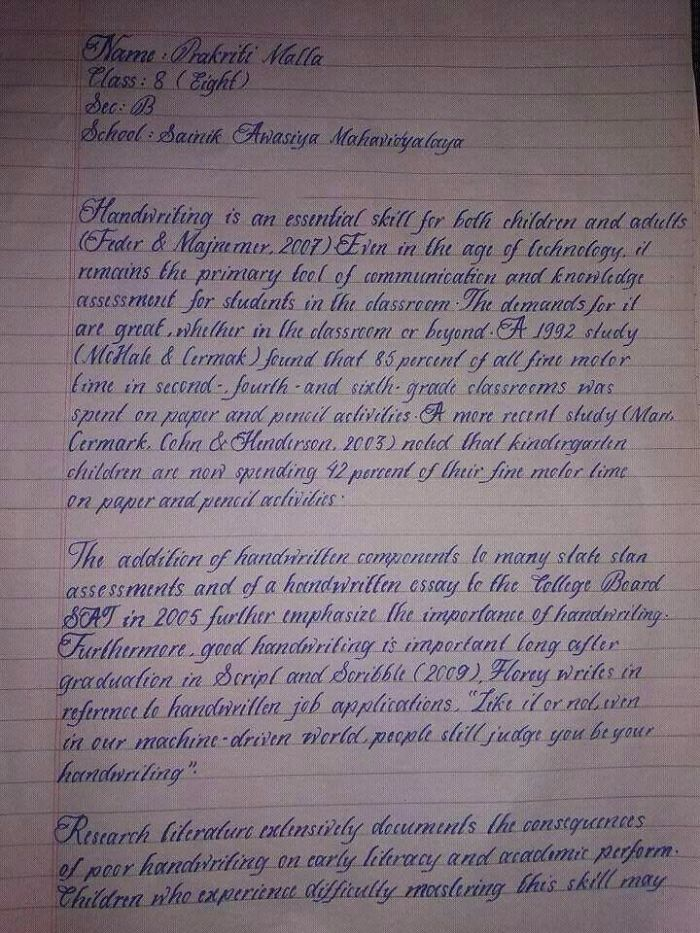
#> input picture data/handwritting.jpg, 700 x 933 px, found by its file name
$ python adaptive_threshold.py
#> lines starting #> are read from the running program, lines starting #| are printed output that depends on the picture; after the words box and inside, x2 and y2 are one past the last pixel; in counts of white or black regions, pixels touching at a corner belong together
import os
import cv2

img=cv2.imread(os.path.join('.','data','handwritting.jpg'))
#> img is the input picture: shape (933, 700, 3); mean B, G, R 122.7, 113.4, 126.4
img_gray=cv2.cvtColor(img, cv2.COLOR_BGR2GRAY)
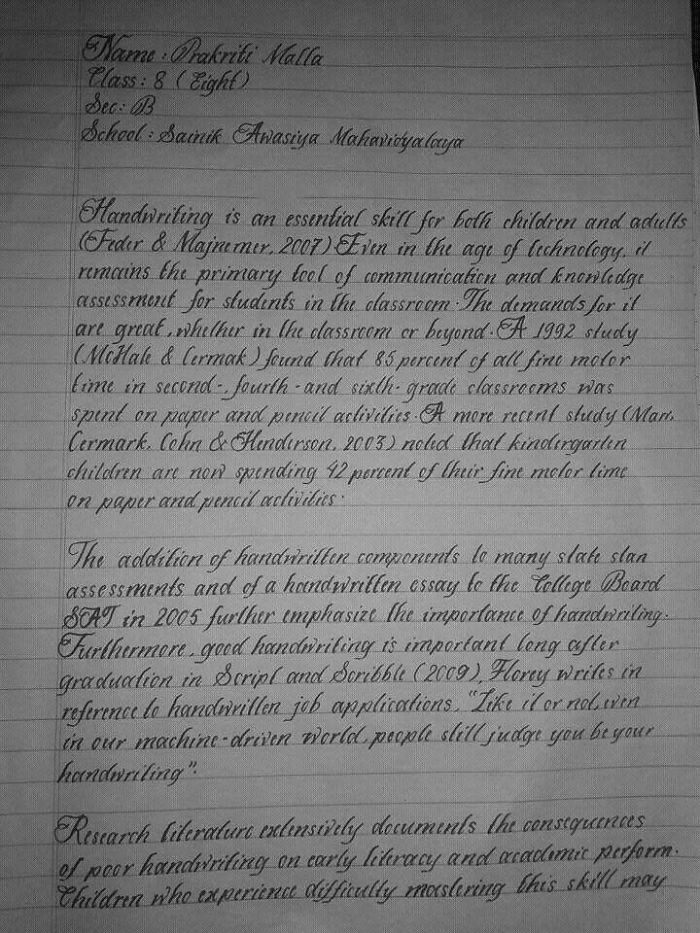
#> img_gray: shape (933, 700); min 0, max 253, mean 118.4
thresh=cv2.adaptiveThreshold(img_gray,255,cv2.ADAPTIVE_THRESH_GAUSSIAN_C,cv2.THRESH_BINARY,21,30)
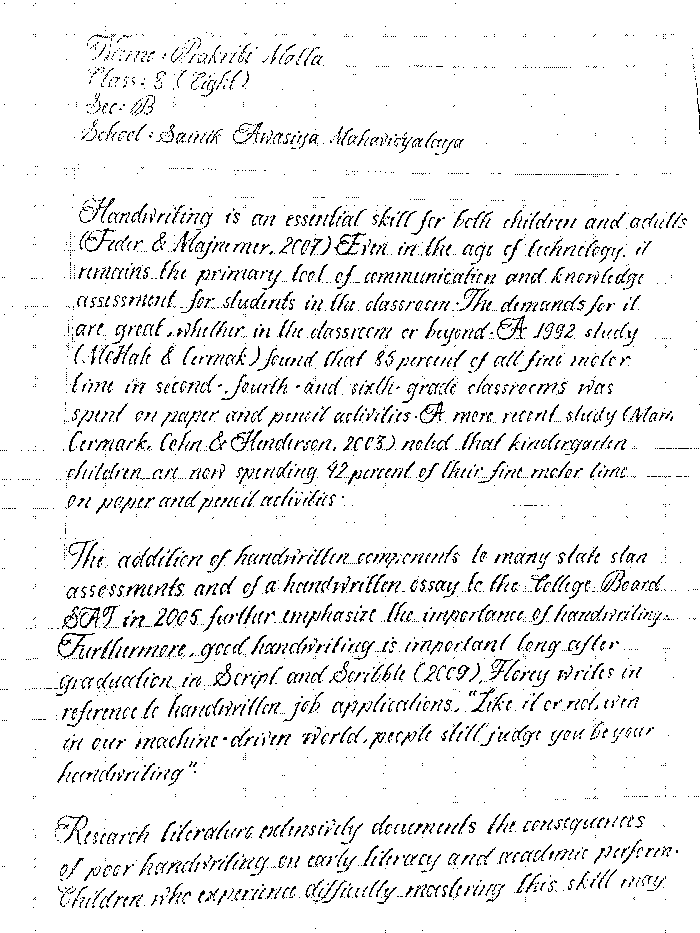
#> thresh: shape (933, 700); 93.1% white; black in thin lines or dots

#ret,thresh=cv2.threshold(img_gray,80,255, cv2.THRESH_BINARY)

cv2.imshow('img',img)
cv2.imshow('thresh',thresh)


cv2.waitKey(0)

$ run again, with data/bird.jpg copied over data/handwritting.jpg
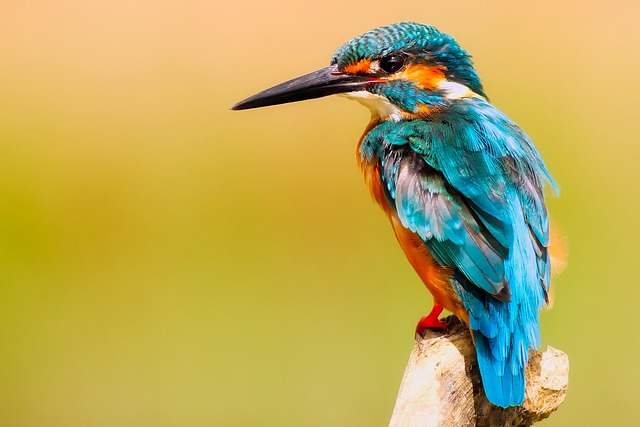
#> input picture data/bird.jpg, 640 x 427 px, found by its file name
#> img is the input picture: shape (427, 640, 3); mean B, G, R 89.7, 171.4, 188.7
#> `img_gray=cv2.cvtColor(img, cv2.COLOR_BGR2GRAY)`:
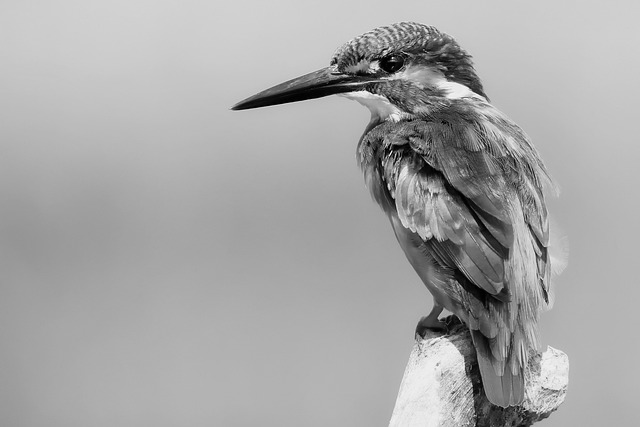
#> img_gray: shape (427, 640); min 0, max 251, mean 167.2
#> `thresh=cv2.adaptiveThreshold(img_gray,255,cv2.ADAPTIVE_THRESH_GAUSSIAN..`:
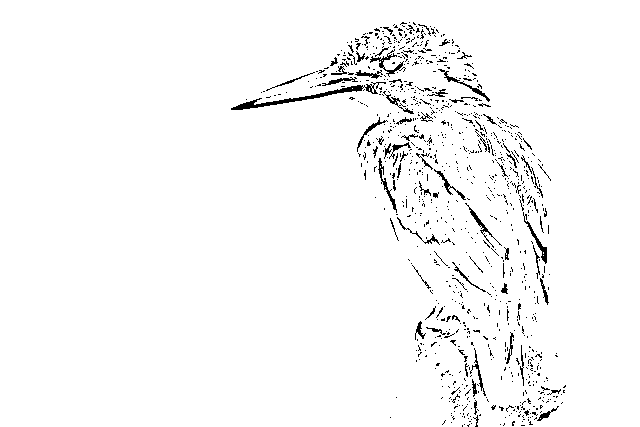
#> thresh: shape (427, 640); 97.2% white; black in thin lines or dots, all inside (x1, y1, x2, y2) = (231, 22, 566, 427)
